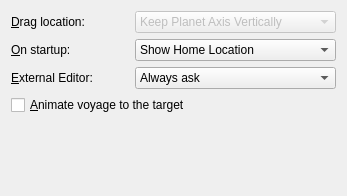
<?xml version="1.0" encoding="UTF-8"?>
<ui version="4.0">
 <class>MarbleNavigationSettingsWidget</class>
 <widget class="QWidget" name="MarbleNavigationSettingsWidget">
  <property name="geometry">
   <rect>
    <x>0</x>
    <y>0</y>
    <width>347</width>
    <height>196</height>
   </rect>
  </property>
  <property name="windowTitle">
   <string>Marble Cache Settings</string>
  </property>
  <layout class="QVBoxLayout" name="verticalLayout">
   <item>
    <layout class="QFormLayout" name="formLayout">
     <item row="0" column="0">
      <widget class="QLabel" name="label_dragLocation">
       <property name="sizePolicy">
        <sizepolicy hsizetype="Maximum" vsizetype="Preferred">
         <horstretch>0</horstretch>
         <verstretch>0</verstretch>
        </sizepolicy>
       </property>
       <property name="minimumSize">
        <size>
         <width>118</width>
         <height>0</height>
        </size>
       </property>
       <property name="text">
        <string>&amp;Drag location:</string>
       </property>
       <property name="buddy">
        <cstring>kcfg_dragLocation</cstring>
       </property>
      </widget>
     </item>
     <item row="0" column="1">
      <widget class="QComboBox" name="kcfg_dragLocation">
       <property name="enabled">
        <bool>false</bool>
       </property>
       <property name="toolTip">
        <string>&lt;html&gt;&lt;head&gt;&lt;meta name=&quot;qrichtext&quot; content=&quot;1&quot; /&gt;&lt;style type=&quot;text/css&quot;&gt;
p, li { white-space: pre-wrap; }
&lt;/style&gt;&lt;/head&gt;&lt;body style=&quot; font-family:'Sans Serif'; font-size:9pt; font-weight:400; font-style:normal;&quot;&gt;
&lt;p style=&quot; margin-top:0px; margin-bottom:0px; margin-left:0px; margin-right:0px; -qt-block-indent:0; text-indent:0px;&quot;&gt;While dragging the mouse there are two standard behaviours when dealing with a virtual globe:&lt;/p&gt;
&lt;p style=&quot; margin-top:0px; margin-bottom:0px; margin-left:0px; margin-right:0px; -qt-block-indent:0; text-indent:0px;&quot;&gt;The location below mouse pointer will follow the cursor exactly: As a result e.g. the north pole will not stay at the top which can lead to confusion. By default Marble makes sure that north is always up which results in a dragging behaviour where the location below the mouse pointer slightly &quot;detaches&quot; from the cursor. &lt;/p&gt;&lt;/body&gt;&lt;/html&gt;</string>
       </property>
       <item>
        <property name="text">
         <string>Keep Planet Axis Vertically</string>
        </property>
       </item>
       <item>
        <property name="text">
         <string>Follow Mouse Pointer</string>
        </property>
       </item>
      </widget>
     </item>
     <item row="1" column="0">
      <widget class="QLabel" name="label_onStartup">
       <property name="sizePolicy">
        <sizepolicy hsizetype="Maximum" vsizetype="Preferred">
         <horstretch>0</horstretch>
         <verstretch>0</verstretch>
        </sizepolicy>
       </property>
       <property name="minimumSize">
        <size>
         <width>118</width>
         <height>0</height>
        </size>
       </property>
       <property name="text">
        <string>&amp;On startup:</string>
       </property>
       <property name="buddy">
        <cstring>kcfg_onStartup</cstring>
       </property>
      </widget>
     </item>
     <item row="1" column="1">
      <widget class="QComboBox" name="kcfg_onStartup">
       <property name="toolTip">
        <string>&lt;html&gt;&lt;head&gt;&lt;meta name=&quot;qrichtext&quot; content=&quot;1&quot; /&gt;&lt;style type=&quot;text/css&quot;&gt;
p, li { white-space: pre-wrap; }
&lt;/style&gt;&lt;/head&gt;&lt;body style=&quot; font-family:'Sans Serif'; font-size:9pt; font-weight:400; font-style:normal;&quot;&gt;
&lt;p style=&quot; margin-top:0px; margin-bottom:0px; margin-left:0px; margin-right:0px; -qt-block-indent:0; text-indent:0px;&quot;&gt;By default Marble will display the home location immediately after the application has started. As an alternative it can also show the last position that was active when the user left the application. &lt;/p&gt;&lt;/body&gt;&lt;/html&gt;</string>
       </property>
       <item>
        <property name="text">
         <string>Show Home Location</string>
        </property>
       </item>
       <item>
        <property name="text">
         <string>Return to Last Location Visited</string>
        </property>
       </item>
      </widget>
     </item>
     <item row="2" column="0">
      <widget class="QLabel" name="label_externalEditor">
       <property name="sizePolicy">
        <sizepolicy hsizetype="Maximum" vsizetype="Preferred">
         <horstretch>0</horstretch>
         <verstretch>0</verstretch>
        </sizepolicy>
       </property>
       <property name="minimumSize">
        <size>
         <width>118</width>
         <height>0</height>
        </size>
       </property>
       <property name="text">
        <string>&amp;External Editor:</string>
       </property>
       <property name="buddy">
        <cstring>kcfg_onStartup</cstring>
       </property>
      </widget>
     </item>
     <item row="2" column="1">
      <widget class="QComboBox" name="kcfg_externalMapEditor">
       <property name="toolTip">
        <string>&lt;p&gt;The application that is launched to edit maps. Potlatch (default) requires a web browser with flash support to be installed. When selecting josm or merkaartor, make sure that the respective application is installed.&lt;/p&gt;</string>
       </property>
       <item>
        <property name="text">
         <string>Always ask</string>
        </property>
       </item>
       <item>
        <property name="text">
         <string>Potlatch (Web browser)</string>
        </property>
       </item>
       <item>
        <property name="text">
         <string>JOSM</string>
        </property>
       </item>
       <item>
        <property name="text">
         <string>Merkaartor</string>
        </property>
       </item>
      </widget>
     </item>
    </layout>
   </item>
   <item>
    <widget class="QCheckBox" name="kcfg_animateTargetVoyage">
     <property name="toolTip">
      <string>&lt;html&gt;&lt;head&gt;&lt;meta name=&quot;qrichtext&quot; content=&quot;1&quot; /&gt;&lt;style type=&quot;text/css&quot;&gt;
p, li { white-space: pre-wrap; }
&lt;/style&gt;&lt;/head&gt;&lt;body style=&quot; font-family:'Sans Serif'; font-size:9pt; font-weight:400; font-style:normal;&quot;&gt;
&lt;p style=&quot; margin-top:0px; margin-bottom:0px; margin-left:0px; margin-right:0px; -qt-block-indent:0; text-indent:0px;&quot;&gt;When searching for a location Marble can either move instantly to the new location or it can show a travel animation from the previous place to the new place.&lt;/p&gt;&lt;/body&gt;&lt;/html&gt;</string>
     </property>
     <property name="text">
      <string>&amp;Animate voyage to the target</string>
     </property>
    </widget>
   </item>
   <item>
    <spacer>
     <property name="orientation">
      <enum>Qt::Vertical</enum>
     </property>
     <property name="sizeHint" stdset="0">
      <size>
       <width>20</width>
       <height>221</height>
      </size>
     </property>
    </spacer>
   </item>
  </layout>
 </widget>
 <resources/>
 <connections/>
</ui>
